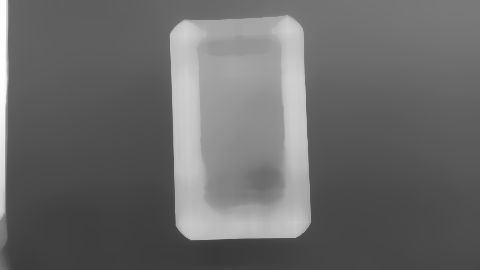
#> input picture dev/approaches/tmp/bg_frame_focused.png, 480 x 270 px, given in place of gt27_0.png, which was not available
$ python x10.py
#> lines starting #> are read from the running program, lines starting #| are printed output that depends on the picture; after the words box and inside, x2 and y2 are one past the last pixel; in counts of white or black regions, pixels touching at a corner belong together
import cv2,numpy as np,time
def prep(g):
    H,W=g.shape; s=4; sm=cv2.resize(g,(W//s,H//s),interpolation=cv2.INTER_AREA)
    _,b=cv2.threshold(cv2.GaussianBlur(sm,(0,0),2),0,255,cv2.THRESH_BINARY+cv2.THRESH_OTSU)
    nl,lab,st,_=cv2.connectedComponentsWithStats(b); i=1+np.argmax(st[1:,4])
    cs,_=cv2.findContours((lab==i).astype(np.uint8),0,2); hull=cv2.convexHull(max(cs,key=cv2.contourArea))
    bm=np.zeros((H//2,W//2),np.uint8); cv2.drawContours(bm,[hull*2],-1,255,-1)
    return cv2.erode(bm,np.ones((9,9),np.uint8))
for n in ['gt27_0','frame_focused','white']:
    f=cv2.imread(n+'.png'); g=cv2.cvtColor(f,cv2.COLOR_BGR2GRAY)
#> further down, f is the input picture: shape (270, 480, 3); min 57, max 255, mean 105.8
    H,W=g.shape; h=cv2.resize(g,(W//2,H//2),interpolation=cv2.INTER_AREA)
#> after `H, W = g.shape`: H = 270; W = 480
    bm=prep(g)
#> in prep, `_,b=cv2.threshold(cv2.GaussianBlur(sm,(0,0),2),0,255,cv2.THRESH_BINARY..`:
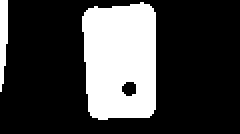
#> b: shape (67, 120) (shown 2 times larger); 25.8% white; 2 white regions
#> in prep, `nl, lab, st, _ = cv2.connectedComponentsWithStats(b)`:
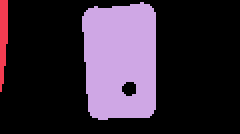
#> lab: shape (67, 120) int32 (shown 2 times larger); 3 distinct labels, from 0 to 2; one colour per label, 0 black
#> in prep, `nl, lab, st, _ = cv2.connectedComponentsWithStats(b)`: nl = 3; st = [[0, 0, 120, 67, 5966], [0, 0, 4, 46, 143], [41, 1, 37, 59, 1931]]
#> in prep, `i = 1 + np.argmax(st[1:, 4])`: i = 2
#> in prep, `cs, _ = cv2.findContours((lab == i).astype(np.uint8), 0, 2)`: cs = 1 contour; box (x1, y1, x2, y2) and area: (41, 1, 78, 60) 1886
#> in prep, `hull = cv2.convexHull(max(cs, key=cv2.contourArea))`: hull = contour of 19 points, box (x1, y1, x2, y2) (41, 1, 78, 60), area 1944
#> in prep, `cv2.drawContours(bm, [hull * 2], -1, 255, -1)`: bm: shape (135, 240); 24.5% white; 1 white region, box (x1, y1, x2, y2) and area: (82, 2, 155, 119) 7945
#> in prep, `return cv2.erode(bm,np.ones((9,9),np.uint8))`: returned value: shape (135, 240); 20% white; 1 white region, box (x1, y1, x2, y2) and area: (86, 6, 151, 115) 6489
    s8=cv2.resize(g,(W//8,H//8),interpolation=cv2.INTER_AREA)
    bg=cv2.resize(cv2.medianBlur(s8,13),(W//2,H//2))
    sd=h.astype(np.int16)-bg; a=np.abs(sd); q=np.percentile(a[bm>0],98)
#> after `sd = h.astype(np.int16) - bg`:
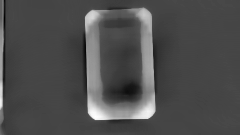
#> sd: shape (135, 240) int16; min -49, max 131, mean 6.1; drawn with min black and max white
#> after `a = np.abs(sd)`:
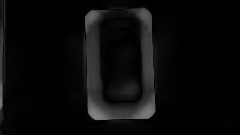
#> a: shape (135, 240) int16; min 0, max 131, mean 10.2
#> after `q = np.percentile(a[bm > 0], 98)`: q = 93
    pol=np.sign(sd[(a>=q)&(bm>0)]).mean()
#> pol = 1
    k=cv2.getStructuringElement(cv2.MORPH_ELLIPSE,(21,21)); hb=cv2.GaussianBlur(h,(0,0),0.8)
    hat=cv2.subtract(cv2.morphologyEx(hb,cv2.MORPH_CLOSE,k),hb) if pol<0 else cv2.subtract(hb,cv2.morphologyEx(hb,cv2.MORPH_OPEN,k))
    hat[bm==0]=0
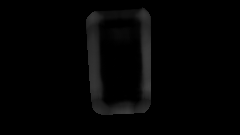
#> hat: shape (135, 240); min 0, max 67, mean 3.8
    v=hat[bm>0]; lo,_=cv2.threshold(v.reshape(-1,1),0,255,cv2.THRESH_BINARY+cv2.THRESH_OTSU)
#> after `v = hat[bm > 0]`: v = 6489 values, max 67 at index 4918, min 0 at index 0, mean 19.1
#> after `lo, _ = cv2.threshold(v.reshape(-1, 1), 0, 255, cv2.THRESH_BINARY + cv`: lo = 23
    hi,_=cv2.threshold(v[v>lo].reshape(-1,1),0,255,cv2.THRESH_BINARY+cv2.THRESH_OTSU)
#> hi = 42
    low=(hat>lo).astype(np.uint8)
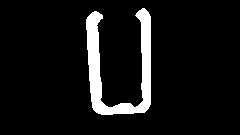
#> low: shape (135, 240); values 0 (black) and 1 (white), 7.8% white; 1 white region, box (x1, y1, x2, y2) and area: (86, 8, 151, 115) 2534
    nl,lab,st,_=cv2.connectedComponentsWithStats(low,connectivity=8)
#> nl = 2; st = [[0, 0, 240, 135, 29866], [86, 8, 65, 107, 2534]]
    hic=np.bincount(lab[hat>hi],minlength=nl)
#> hic = [0, 1350]
    keep=hic>=1; keep[0]=False
#> after `keep = hic >= 1`: keep = [False, True]
    m=keep[lab].astype(np.uint8)*255
    dt=cv2.distanceTransform(m,cv2.DIST_L2,5)
    nl,lab,st,_=cv2.connectedComponentsWithStats(m)
    mx=np.zeros(nl); np.maximum.at(mx,lab.ravel(),dt.ravel())
#> after `mx = np.zeros(nl)`: mx = [0, 0]
    print(n,lo,hi,'comp dtmax',np.round(np.sort(mx[1:])[::-1][:60],1))
#| gt27_0 23.0 42.0 comp dtmax [6.4]
    v=cv2.cvtColor(h,cv2.COLOR_GRAY2BGR); v[m>0]=(0,0,255)
#> after `v[m > 0] = (0, 0, 255)`:
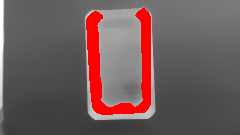
#> v: shape (135, 240, 3); mean B, G, R 91, 91, 111
    cv2.imwrite('approaches/tmp/m10_%s.png'%n,v[25:500,320:680])
#> pass 2 of the loop `for n in ['gt27_0','frame_focused','white']:`:
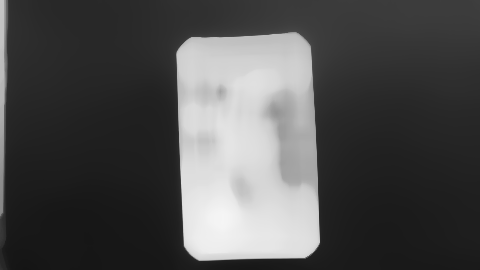
#> input picture dev/approaches/tmp/bg_gt27_0.png, 480 x 270 px, given in place of frame_focused.png, which was not available
#> f is the input picture: shape (270, 480, 3); min 20, max 245, mean 78.6
#> in prep (call 2), `_,b=cv2.threshold(cv2.GaussianBlur(sm,(0,0),2),0,255,cv2.THRESH_BINARY..`:
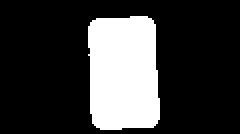
#> b: shape (67, 120) (shown 2 times larger); 23.2% white; 1 white region, box (x1, y1, x2, y2) and area: (44, 8, 80, 65) 1866
#> in prep (call 2), `nl, lab, st, _ = cv2.connectedComponentsWithStats(b)`: nl = 2; st = [[0, 0, 120, 67, 6174], [44, 8, 36, 57, 1866]]
#> i = 1
#> cs = 1 contour; box (x1, y1, x2, y2) and area: (44, 8, 80, 65) 1783
#> hull = contour of 19 points, box (x1, y1, x2, y2) (44, 8, 80, 65), area 1842
#> bm: shape (135, 240); 23.3% white; 1 white region, box (x1, y1, x2, y2) and area: (88, 16, 159, 129) 7534
#> q = 135
#> `v = hat[bm > 0]`: v = 6126 values, max 31 at index 2039, min 0 at index 0, mean 4.77
#> lo = 6
#> hi = 15
#> low: shape (135, 240); values 0 (black) and 1 (white), 5.6% white; 9 white regions (2 under 20 px), largest, box (x1, y1, x2, y2) and area: (92, 24, 114, 84) 674, (143, 29, 154, 84) 378, (114, 35, 142, 55) 324
#> `nl,lab,st,_=cv2.connectedComponentsWithStats(low,connectivity=8)`: nl = 10; st = [[0, 0, 240, 135, 30597], [92, 24, 22, 60, 674], [143, 29, 11, 55, 378], [114, 35, 28, 20, 324], [106, 44, 1, 1, 1], [108, 57, 13, 29, 195], [124, 85, 14, 11, 101], [149, 90, 6, 8, 35], [105, 105, 10, 10, 77], [131, 116, 6, 5, 18]]
#> hic = [0, 140, 103, 0, 0, 0, 1, 17, 0, 0]
#> keep = [False, True, True, False, False, False, True, True, False, False]
#> m: shape (135, 240); 3.7% white; 4 white regions, box (x1, y1, x2, y2) and area: (92, 24, 114, 84) 674, (143, 29, 154, 84) 378, (124, 85, 138, 96) 101, (149, 90, 155, 98) 35
#> `nl,lab,st,_=cv2.connectedComponentsWithStats(m)`: nl = 5; st = [[0, 0, 240, 135, 31212], [92, 24, 22, 60, 674], [143, 29, 11, 55, 378], [124, 85, 14, 11, 101], [149, 90, 6, 8, 35]]
#| frame_focused 6.0 15.0 comp dtmax [7.6 5.  4.2 2.8]
#> `v[m > 0] = (0, 0, 255)`:
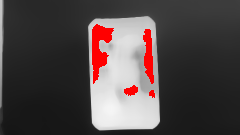
#> v: shape (135, 240, 3); mean B, G, R 71.2, 71.2, 80.6
